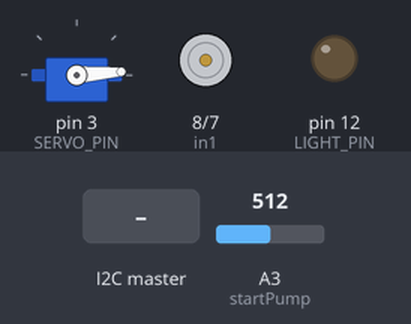
Simulated run of this sketch. Board: Arduino Uno, built with avr-gcc and run on an emulated ATmega328P. On the bench: servo, motor-driver pin pairs drawn as motors (green arrow = first pin HIGH = forward, orange = second pin HIGH = backward, longer = more drive, scaled by the enable pin), output pins drawn as LEDs (lit = HIGH). The test bench sets the inputs (shaded band); at power-on: A3 (startPump) = 512. What the sketch prints to the serial monitor is not drawn.

Above: at 2.2 s.
2.3 s: A3 (startPump) set to 741
3.8 s: A3 (startPump) set to 761
At 4.3 s:
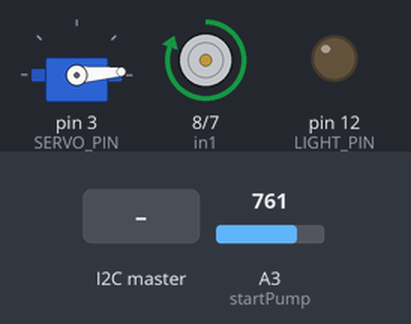
5.3 s: A3 (startPump) set to 365
6.8 s: A3 (startPump) set to 333
At 8.0 s:
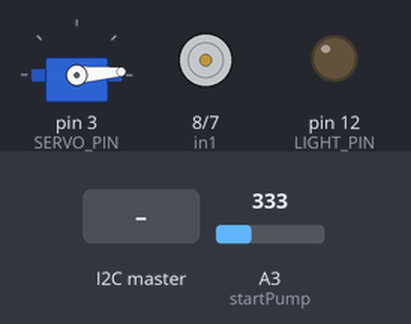
8.5 s: the I2C master sends the byte 1
At 9.0 s:
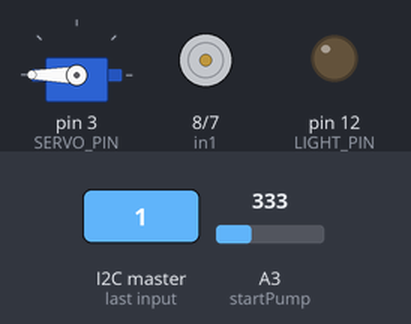
10.7 s: A3 (startPump) set to 760
At 12.1 s:
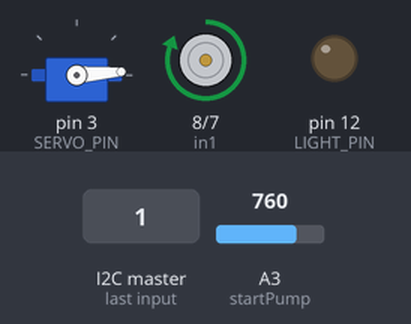
Timing chart, 0 to 13.2 s (numbered marks = the images above; inputs shaded):
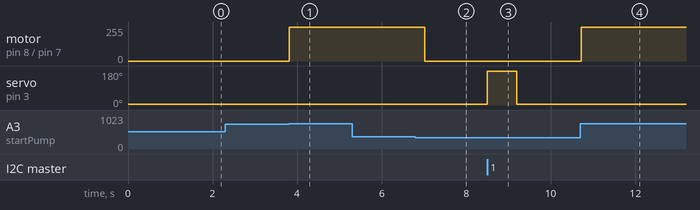

The sketch:

PetCareIoT_UNO_Slave.ino
```cpp
#include "common.h"

bool pumpState = false;
bool servoState = false;
bool waitingForResponse = false;
int waterLevel;
int requestType;

Servo servo;

void setup(){
  Serial.begin(115200);

  pinMode(enA, OUTPUT);
  pinMode(in1, OUTPUT);
  pinMode(in2, OUTPUT);
  pinMode(LIGHT_PIN, OUTPUT);

  digitalWrite(in1, LOW);
  digitalWrite(in2, LOW);
  digitalWrite(LIGHT_PIN, LOW);

  servo.attach(SERVO_PIN);
  servo.write(4);

  Wire.begin(I2CAddressESPWifi);
  Wire.onReceive(espWifiReceiveEvent);
  Wire.onRequest(espWifiRequestEvent);

  delay(1000);
  Serial.println("Started");
}

void espWifiReceiveEvent(int count){
  int value = Wire.read();
  process(value);
}
void process(int messageType){
  switch(messageType)
  {
    case LIGHT_ON:
      digitalWrite(LIGHT_PIN, HIGH);
      waitingForResponse = true;
      break;
    case LIGHT_OFF:
      digitalWrite(LIGHT_PIN, LOW);
      waitingForResponse = true;
      break;
    case FEEDER_START:
      servoState = true;
      break;
    case PUMP_START:
      pumpState = true;
      break;
    case GET_VALUES:
      requestType = GET_VALUES;
      break;
    default:
      break;
  }
}
void espWifiRequestEvent(){
  if(waitingForResponse)
  {
    Wire.write(DONE);
    waitingForResponse = false;
  }
  else if(requestType == (int)GET_VALUES)
  {
    Wire.write(waterLevel);
    Wire.write((waterLevel >> 8));
  }
  else
  {
    -1;
  }
}
void startPump(){
  analogWrite(enA, 255);
  digitalWrite(in1, HIGH);
  digitalWrite(in2, LOW);

  while(waterLevel >= WATER_LEVEL_HIGH)
  {
    waterLevel = analogRead(A3);
    delay(200);
  }

  digitalWrite(in1, LOW);
  digitalWrite(in2, LOW);

  pumpState = false;
  waitingForResponse = true;
}
void startServo(){

  servo.write(180);
  delay(700);
  servo.write(4);
  servoState = false;
  waitingForResponse = true;
}
void loop(){
  waterLevel = analogRead(A3);
  delay(10);

  if(pumpState || waterLevel > WATER_LEVEL_LOW)
  {
    startPump();
  }

  if(servoState)
  {
    startServo();
  }
}
```

common.h
```cpp
#include <Servo.h>
#include <SoftwareSerial.h>
#include <Wire.h>
#include <ArduinoJson.h>

//Mesage codes
#define FEEDER_START      1
#define PUMP_START        2
#define LIGHT_ON          3
#define LIGHT_OFF         4
#define GET_VALUES        5
#define GET_TEMPERATURE   6
#define GET_HUMIDITY      7
#define DONE              8

#define WATER_LEVEL_LOW 750  // Over than 750 is near empty, must start pump,
#define WATER_LEVEL_HIGH 350 // Under 320 is near full, must stop pumo.

#define SERVO_PIN 3
#define LIGHT_PIN 12
#define I2CAddressESPWifi 8
#define enA  9
#define in1  8
#define in2  7
```

Measured:
- the behaviour switches between 750 and 751 on A3 (startPump) (found by bisection; images 0 and 1)
- the behaviour switches between 350 and 349 on A3 (startPump) (found by bisection; images 1 and 2)
- after the input at 2.3 s, every drawn part: stays the same
- after the input at 3.8 s, motor on pin 8 (in1) / pin 7 (in2): stopped → forward 255/255 at once
- after the input at 5.3 s, every drawn part: stays the same
- after the input at 6.8 s, motor on pin 8 (in1) / pin 7 (in2): forward 255/255 → stopped after 0.21 s
- after the input at 8.5 s, servo on pin 3 (SERVO_PIN): 4° → 180° at once, → 4° 0.70 s later
- after the input at 10.7 s, motor on pin 8 (in1) / pin 7 (in2): stopped → forward 255/255 at once
